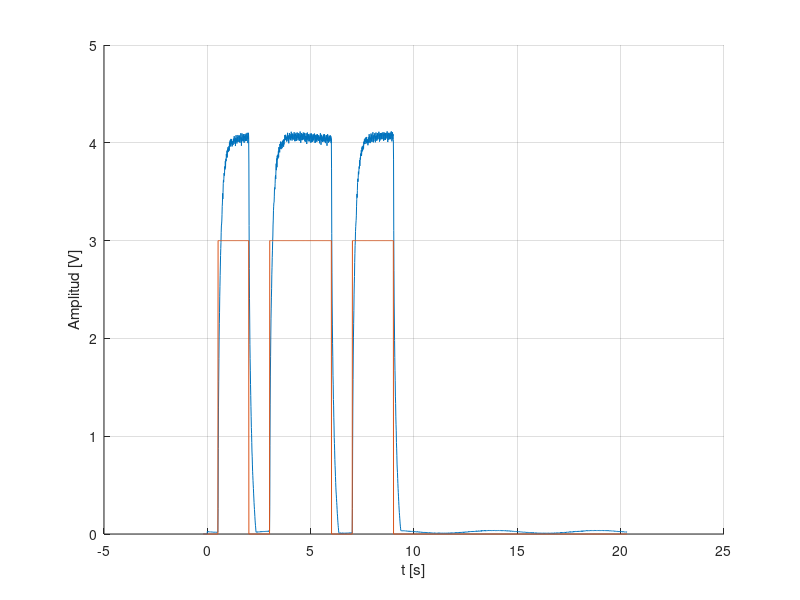

Write the MATLAB code that produced this figure. (Note: this script raises an error after producing the figure.)
matriz = csvread('MotorCD_GRE.csv',1,0);

t1 = matriz(1:288,1);
t2 = matriz(288:688,1);
t3 = matriz(688:1165,1);

velocidad1 = matriz(1:288,2);
velocidad2 = matriz(288:688,2);
velocidad3 = matriz(688:1165,2);

corriente1 = matriz(1:288,3);
corriente2 = matriz(288:688,3);
corriente3 = matriz(688:1165,3);

entrada1 = matriz(1:288,4);
entrada2 = matriz(288:688,4);
entrada3 = matriz(688:1165,4);

% Funcion de transferencia obtenida usando
% 'systemIdentification' con el primer set de datos
%systemIdentification('planta.sid')


funct = tf(14.6961, [1 10.9934]);

%sisotool(funct);


figure('name', 'Datos usado para obtener el modelo');
hold on;
grid on;
plot(matriz(:,1), matriz(:,2));
plot(matriz(:,1), matriz(:,4));
xlabel('t [s]');
ylabel('Amplitud [V]');

% kp = 1.2199
%ki = 12.1989
[ki p kp] = residue(tf(C).numerator{1}, tf(C).denominator{1});


